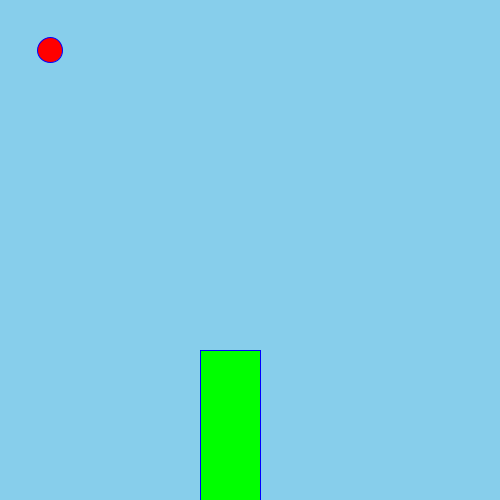
Frame 1 (no input)
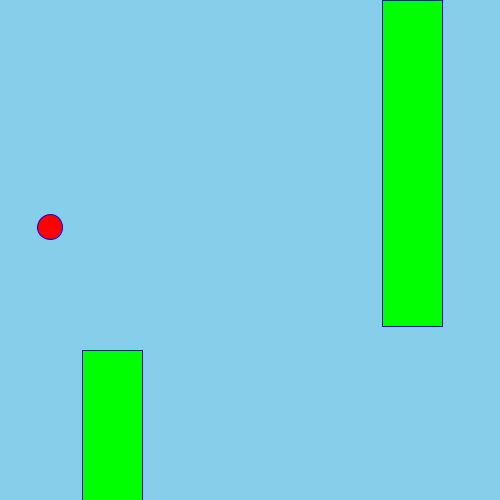
Frame 60 (the mouse pressed at the canvas centre just before this capture)
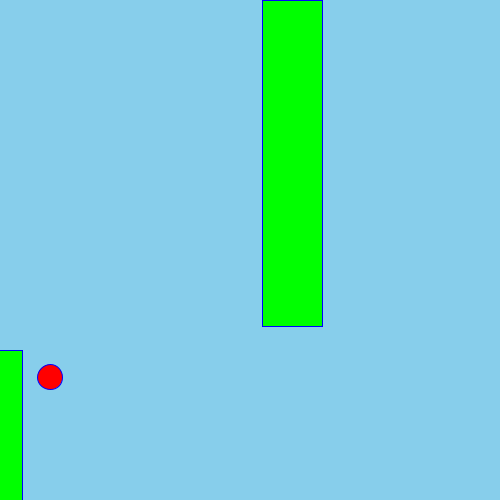
Frame 120 (the mouse held since frame 60 and released just before this capture)

The Processing sketch that drew these frames (run headless with seeded random() and noise(); from frame 60 on, the mouse is pressed at the canvas centre):

// Processing sketch: sketch_180907a
// ── sketch_180907a.pde
int x = 50;
int y = 50;
int birdYVelocity = -30;
int gravity = 3;
int pipex = 600;
int pipex2 = 200; 
int upperPipeHeight = (int) random(100, 450);
int upperPipeHeight2 = (int) random(100,450);
int lowerY =  0 + upperPipeHeight + 150;
int boost = -5;
boolean state = true;
boolean endgame = false;
void draw() {
  
  lowerY =  0 + upperPipeHeight + 100;
  background(135, 206, 235);
  fill(255, 0, 0);
  stroke(0, 0, 255);
  ellipse( x, y, 25, 25);
  fill(0, 255, 0);
  rect(pipex, 0, 60, upperPipeHeight);
  fill(0, 255, 0);
  rect(pipex2, 350, 60, upperPipeHeight2);
  if (pipex==0) {
    teleportPipe();
    upperPipeHeight = (int) random(100, 400);
  }
  else if(pipex2==-60){
    teleportPipe2();
    pipex2=500;
     upperPipeHeight2 = (int) random(100, 400);
  }
  else if(x==-60){
    endgame();
  }
  else if(x==500){
    endgame();
  }
  else if (y < upperPipeHeight && x > pipex && x < (pipex+60)){
   endgame();
  }
  else if (y>lowerY && x > pipex2 && x < (pipex2+60)) {
    endgame();
  }
  pipex = pipex - 2;
  pipex2 = pipex2 -2;
  if(state==true){
  y = y +  gravity;
  }
}

void endgame(){
  
  text("Game Over",250, 250);
  stop();
  
}
void mousePressed(){
  gravity =0;
   y = y + birdYVelocity;
  if(birdYVelocity<70){
    birdYVelocity = birdYVelocity + boost;
 
 }
else if(birdYVelocity==-70){
    birdYVelocity = -5;
   
  }
  
  gravity = 3;
}
void teleportPipe()
{
 // state = false;
  pipex = 500;
 // state = true;
}
void teleportPipe2(){
  pipex2 = 500;
}
void setup()
{
  
  teleportPipe();
  size(500, 500);
}
